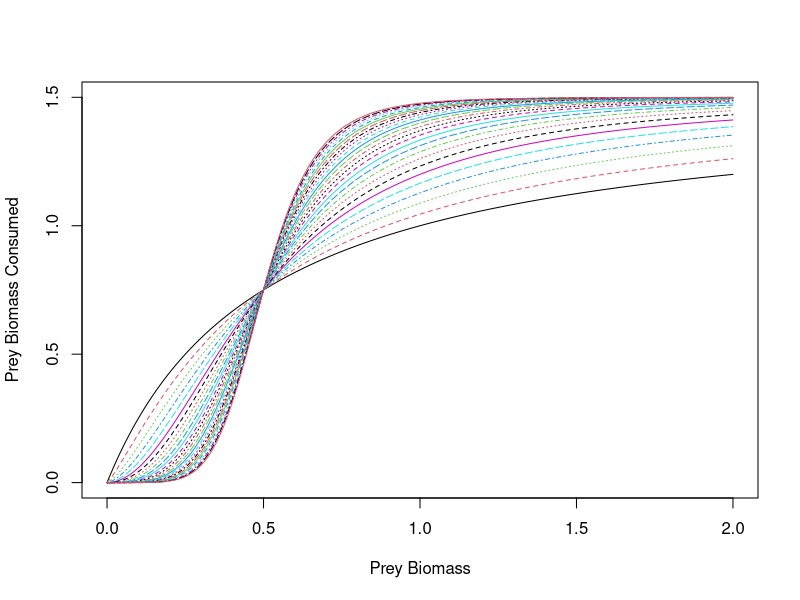

Here is the R script that generated this plot:
## ---- chunk 1
G.i <- function(r, B, K){return(r * B * (1 - (B/K)))}
## ---- chunk 2
Fij <- function(B, A, B.0, xpar){
  sum.bk <- rowSums(sapply(1:nrow(A), function(x){B[x] * A[x,]}))^(1+xpar)
  denom <- sum.bk + B.0^(1+xpar)
  
  F1 <- sapply(1:nrow(A), function(x){(B[x] * A[x,])^(1+xpar)})/denom
  
  return(F1)
}
## ---- chunk 3
K = 1
x.i = .5
yij = 6
xpar = 0
B.o = .5
A =  matrix(c(0,0,1,0), nrow = 2)
FR = Fij

prey <- seq(0, 2, .01)
pred <- .5
x <- seq(0, 5, .2)
eaten <- matrix(nrow = length(prey), ncol = length(x))
for(j in 1:length(x)){
  for(i in 1:length(prey)){
    states = c(prey[i], pred)
    eaten[i,j] <- rowSums((x.i * yij * FR(states, A, B.o, xpar = x[j]) * states))[2]
  }
}
## ---- chunk 4
matplot(prey, eaten, typ = "l", xlab = "Prey Biomass", ylab = "Prey Biomass Consumed")
## ---- chunk 5
conres <- function(t,states,par){
  
  with(as.list(c(states, par)), {
    dB <- G.i(r = r.i, B = states, K = K) - x.i*states + rowSums((x.i * yij * FR(states, A, B.o, xpar = xpar) * states)) - rowSums((x.i * yij * t(FR(states, A, B.o, xpar = xpar)* states))/eij)
    
    list(c(dB))
  })
  
}
## ---- chunk 6
Crmod <- function(Adj, t = 1:200, G = G.i, method = conres, FuncRes = Fij, K = 1, x.i = .5, yij = 6, eij = 1, xpar = .2, B.o =.5, plot = FALSE){
  require(deSolve)
  
  grow <- get.r(Adj)
  
  par <- list(
    K = K,
    x.i = x.i,
    yij = yij,
    eij = 1,
    xpar = xpar,
    B.o = B.o,
    r.i = grow,
    A = Adj,
    G.i = G,
    FR = FuncRes
  )
  
  states <- runif(nrow(Adj), .5, 1)
 
  out <- ode(y=states, times=t, func=method, parms=par, events = list(func = eventfun, time = t))
  
  if(plot) print(matplot(out[,-1], typ = "l", lwd = 2))
  
  return(out)
}
## ---- chunk 7
df <- data.frame(Parameter = factor(c("K", "x.i", "yij", "eij", "xpar", "B.o")), Value = c(1, .5, 6, 1, .2, .5))
knitr::kable(df, format = "pandoc", caption = "Fixed parameter values for the dynamic model")
